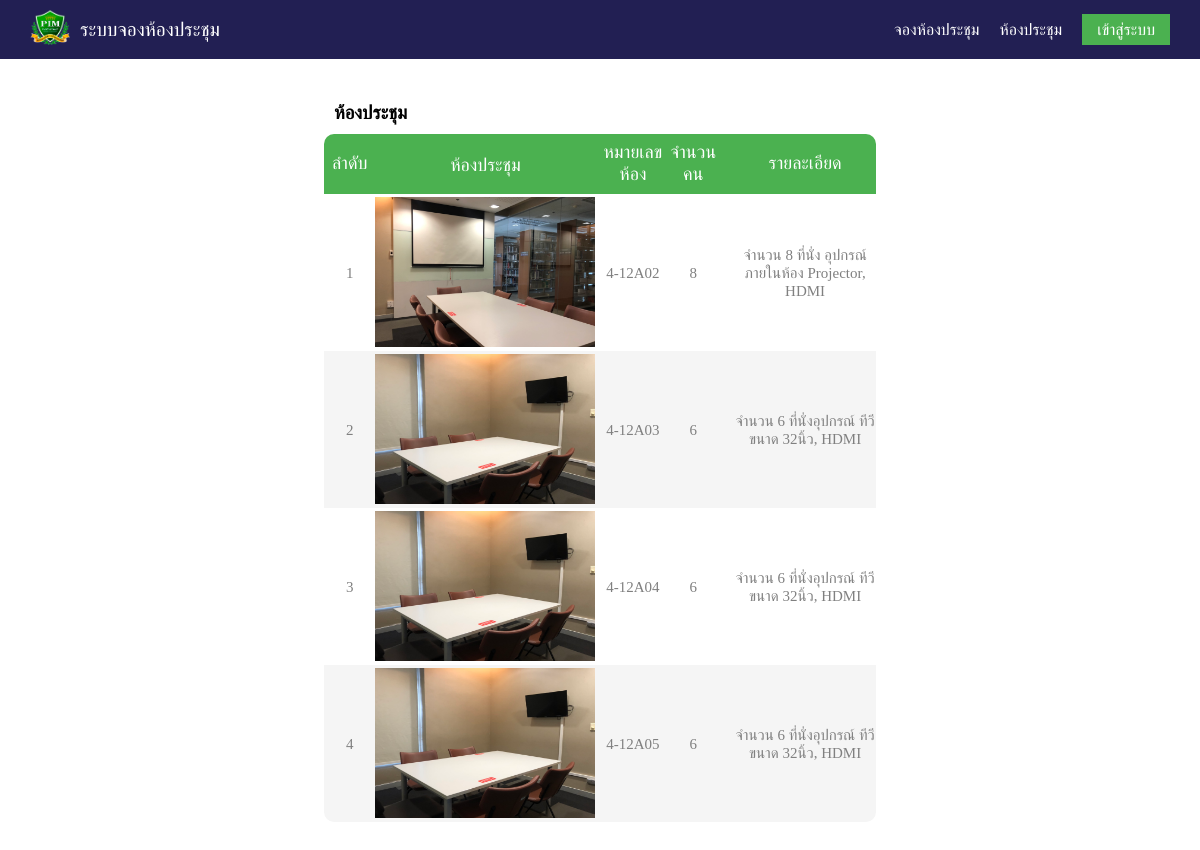
The app's page /rooms/index.php with its own data.
### tables this page shows
CREATE TABLE `tb_rooms` (
  `id_rooms` int(3) NOT NULL,
  `name_rooms` varchar(200) NOT NULL,
  `people_rooms` int(4) NOT NULL,
  `image_rooms` varchar(250) NOT NULL,
  `detail_rooms` text NOT NULL
);

### rooms/index.php (the view, shortened to what this page needs)
<?php
include 'connect.php';
?>
<!DOCTYPE html>
<html lang="en">
<head>
    <link rel="stylesheet" href="css/nav.css">
    <link rel="stylesheet" href="css/footer.css">
    <link rel="stylesheet" href="css/room.css">
    <link rel="stylesheet" href="https://cdnjs.cloudflare.com/ajax/libs/font-awesome/5.15.2/css/all.min.css">
      <link rel="stylesheet" type="text/css" href="https://cdn.datatables.net/v/bs4/dt-1.10.20/datatables.min.css"/>
<link rel="stylesheet" type="text/css" href="https://cdn.datatables.net/responsive/2.2.3/css/responsive.dataTables.min.css">
</head>
<body>
    <nav>
      <ul class="menu">
          <li class="logo"><a class="list" href="index.php?page=home"><img src="images/Logo_PIM.png" alt="PIM Logo"></a></li>
          <li class="brand"><a class="list" href="index.php?page=home">ระบบจองห้องประชุม</a></li>
          <li class="item"><a class="list" href="index.php?page=booking">จองห้องประชุม</a></li>
          <li class="item"><a class="list" href="index.php?page=rooms">ห้องประชุม</a></li>
<?php if ($_SESSION['id'] != '' || $_SESSION['status'] != '') {?>
	<?php 	if ($_SESSION['status'] == 'admin') {
	$sql2 = "SELECT COUNT(id) AS count1 FROM tb_event WHERE status = 0 ";
	$rs2 = $conn->query($sql2)->fetch_assoc();?>
		      <li class="item">
                <a class="list" href="index.php?page=report&report=0"><i class="fas fa-bell"></i></a>
            <?php 	if ($rs2['count1']!=0) { ?>
                <span class="notify2"><?php echo $rs2['count1'];?></span>
            <?php } ?>
              </li>
	<?php } ?>
      <li class="item out">
        <a class="logout" href="#">
          <span class="user-info">
<?php
echo $rs['title'].$rs['firstname'].'  '.$rs['surname'];
echo ($_SESSION['firstname_th'].' '.$_SESSION['lastname_th']);
?>
				  </span>
          <i class="ace-icon fa fa-caret-down"></i>
        </a>
        <ul class="dropdown-out">
          <li class="item-drop">
            <a href="member/logout.php">
              <i class="ace-icon fa fa-power-off"></i>
              ออกจากระบบ
            </a>
					</li>
        </ul>
      </li>
<?php } else {?>
		      <li class="item-button"><a class="list" href="index.php?page=login">เข้าสู่ระบบ</a></li>
<?php } ?>
      </ul>
  </nav>
<?php if ($_GET['action']=='') {
 $meSQL = "SELECT * FROM tb_rooms ORDER BY id_rooms asc";
 $meQuery = $conn->query($meSQL);
 ?>
<div class="container-table100">
        <div class="wrap-table100">
            <div class="table100">
                <div class="table-header">
                    <h3>ห้องประชุม</h3>
                </div>
                <table id = "datatables" class="table table-bordered  display" cellspacing="0" width="100%">
                    <thead>
                        <tr class="table100-head">
                            <td class="column1">ลำดับ</td>
                            <td class="column2">ห้องประชุม</td>
                            <td class="column3">หมายเลขห้อง</td>
                            <td class="column4">จำนวนคน</td>
                            <td class="column5">รายละเอียด</td>
                        </tr>
                    </thead>
                    <tbody>
<?php
    $i=1 ;
    while ($rs = $meQuery->fetch_assoc()){
?>
                            <tr>
                                <td class="column1"><?php echo $i++; ?></td>
                                <td class="column2">
                                    <p>
                                        <a href="images/<?php echo $rs['image_rooms']?>" data-rel="colorbox">
                                        <img src="images/<?php echo $rs['image_rooms']?>" alt="รูปภาพ" class="image_show">
                                    </p>
                                </td>
                                <td class="column3"><?php echo $rs['name_rooms']?></td>
                                <td class="column4"><?php echo $rs['people_rooms']?></td>
                                <td class="column5"><?php echo $rs['detail_rooms']?></td>
                            </tr>
  <?php } ?>
                    </tbody>
                </table>
            </div>
        </div>
    </div>
<?php } ?>
</body>
</html>

### css/nav.css (style rules this page uses)
* { margin: 0; padding: 0; box-sizing: border-box; width: auto; }
body { font-family: Arial, Helvetica, sans-serif; background: white; width: 100%; }
nav { background: #221f53; padding: 5px 20px; width: 100%; flex-wrap: nowrap; }
ul { list-style-type: none; }
a.list { color: white; text-decoration: none; }
.item a.list { border-bottom: 2px solid transparent; padding-bottom: 8px; transition: all 0.4s ease; }
.menu li { font-size: 16px; padding: 15px 5px; white-space: nowrap; }
li img { padding: 0; width: 40px; height: 35px; }
.menu { display: flex; flex-wrap: wrap; justify-content: space-between; align-items: center; }
.item-button { order: 3; display: none; }
.item-button a { padding: 7px 15px; background: #4BB150; }
.item { width: 100%; order: 2; display: none; }
.menu li { padding: 5px 10px; }
.brand { order: 0; flex: 1; }
li.brand { padding: 0; font-size: larger; }
@media all and (min-width: 890px) { .menu { justify-content: center; } }
@media all and (min-width: 890px) { .item { display: block; width: auto; } }
@media all and (min-width: 890px) { .item-button { width: auto; order: 1; display: block; } }
@media all and (min-width: 890px) { .logo { order: 0; } }
@media all and (min-width: 890px) { .brand { order: 0; flex: 1; } }
@media all and (min-width: 890px) { .item { order: 1; } }
@media all and (min-width: 890px) { .menu li.item { padding: 0px 10px; } }

### records on screen
tb_rooms: image_rooms (picture), name_rooms "4-12A02", people_rooms "8", detail_rooms "จำนวน 8 ที่นั่ง อุปกรณ์ภายในห้อง Projector, HDMI"
tb_rooms: image_rooms (picture), name_rooms "4-12A03", people_rooms "6", detail_rooms "จำนวน 6 ที่นั่งอุปกรณ์ ทีวีขนาด 32นิ้ว, HDMI"
tb_rooms: image_rooms (picture), name_rooms "4-12A04", people_rooms "6", detail_rooms "จำนวน 6 ที่นั่งอุปกรณ์ ทีวีขนาด 32นิ้ว, HDMI"
tb_rooms: image_rooms (picture), name_rooms "4-12A05", people_rooms "6", detail_rooms "จำนวน 6 ที่นั่งอุปกรณ์ ทีวีขนาด 32นิ้ว, HDMI"
